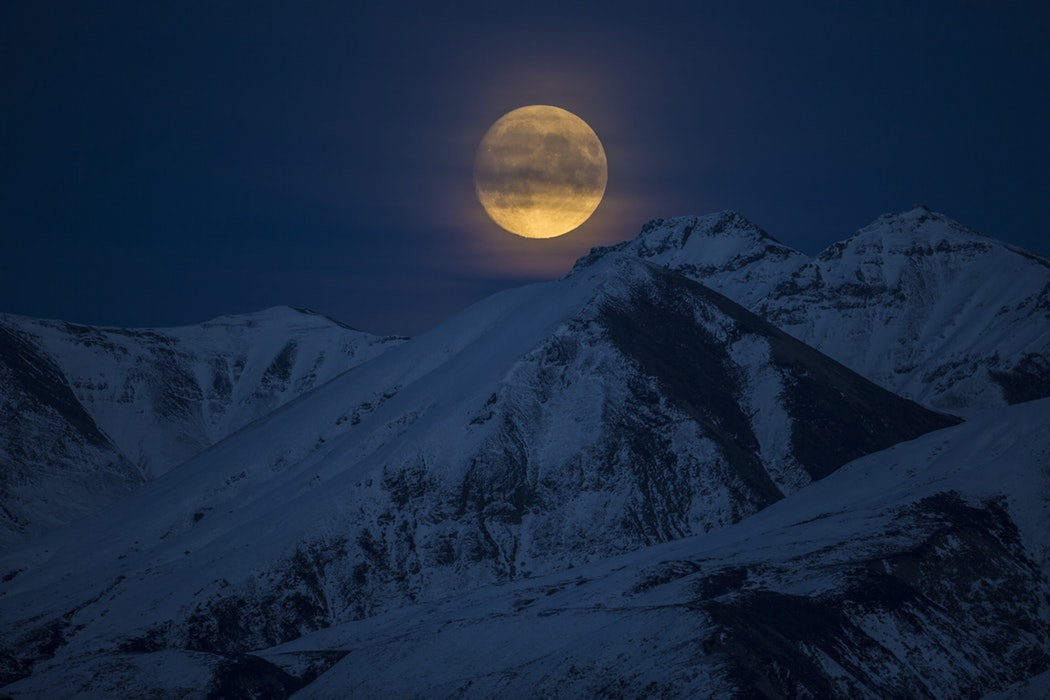
#> input picture opencv/image/bg.jpg, 1050 x 700 px
$ python mask.py
#> lines starting #> are read from the running program, lines starting #| are printed output that depends on the picture; after the words box and inside, x2 and y2 are one past the last pixel; in counts of white or black regions, pixels touching at a corner belong together
import cv2 as cv
import numpy as np


image=cv.imread('image/bg.jpg')
#> image is the input picture: shape (700, 1050, 3); mean B, G, R 64.2, 40.4, 24.3

blank=np.zeros(image.shape[:2],dtype='uint8')

""" creating a circle at the centre of the image with radius of 200px """
circle=cv.circle(blank.copy(),(image.shape[1]//2,image.shape[0]//2),200,255,-1)

""" creating a rectangle """
rectangle=cv.rectangle(blank.copy(),(image.shape[1]//4,image.shape[0]//4),(image.shape[1]//2,image.shape[0]//2),255,-1)


weird=cv.bitwise_xor(rectangle,circle)
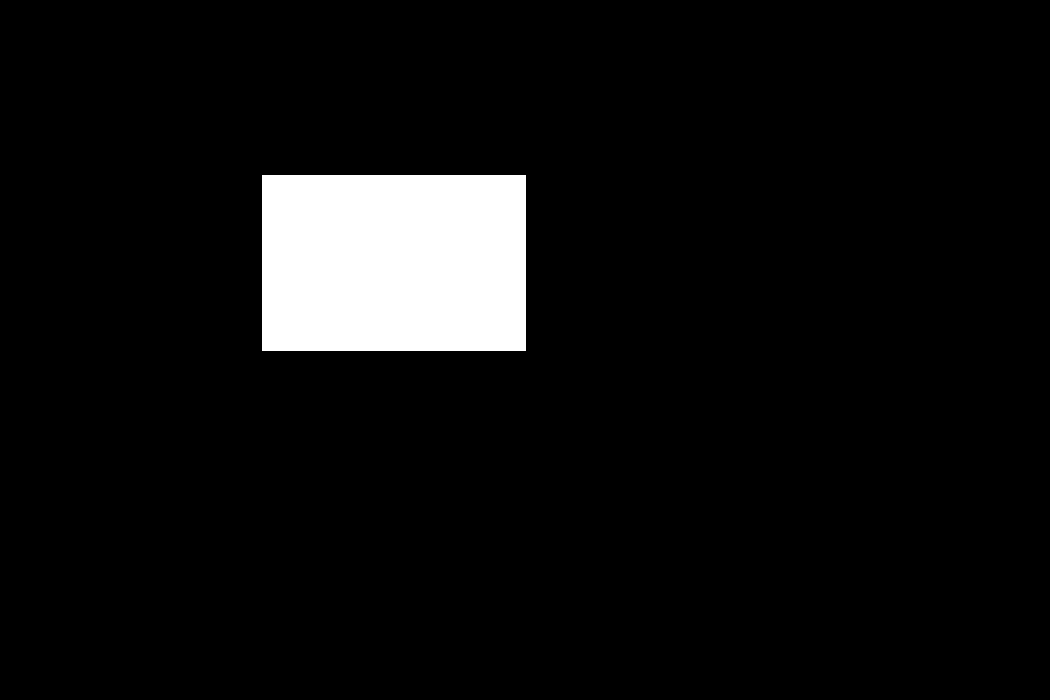
#> rectangle: shape (700, 1050); 6.3% white; 1 white region, box (x1, y1, x2, y2) and area: (262, 175, 526, 351) 46464


""" masking the image """
mask=cv.bitwise_and(image,image,mask=weird)
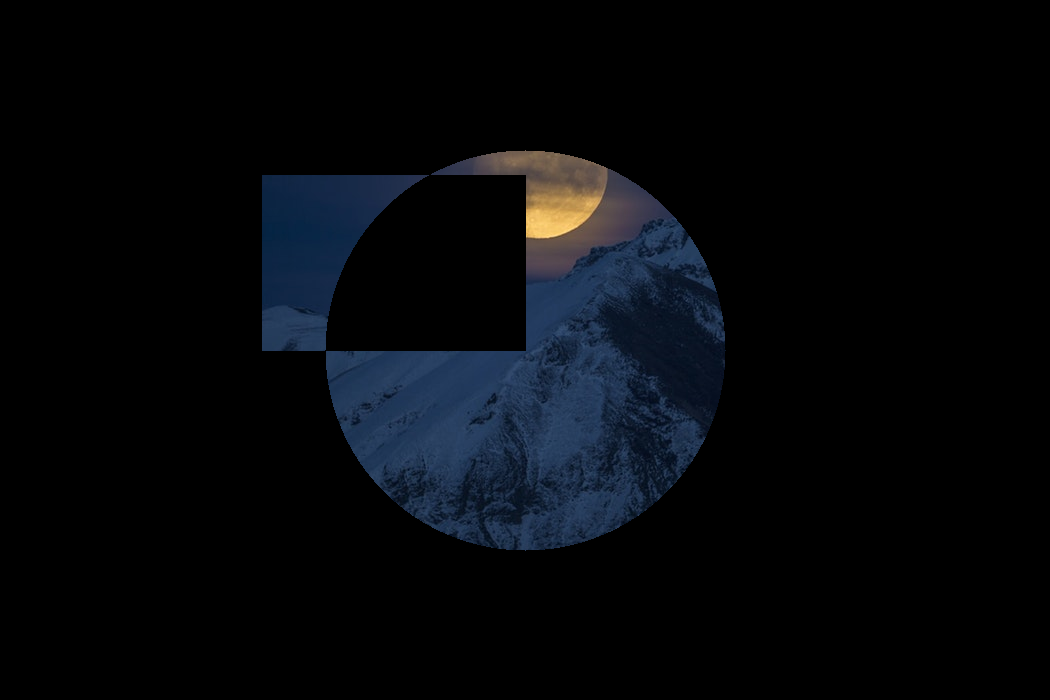
#> mask: shape (700, 1050, 3); mean B, G, R 11.2, 7.8, 5.6
cv.imshow('mask',mask)


cv.waitKey(0)
